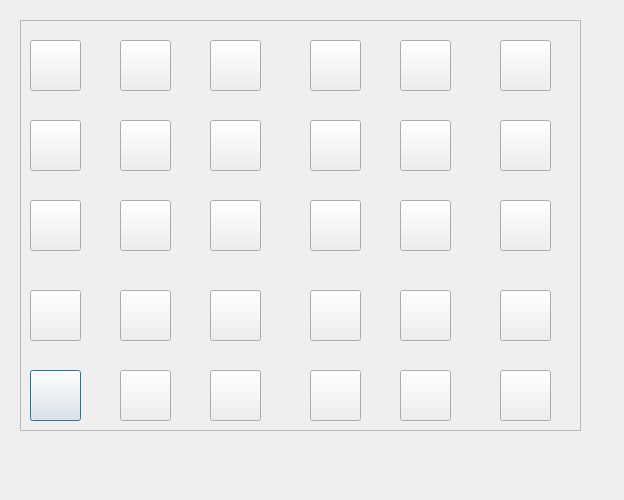
<?xml version="1.0" encoding="UTF-8"?>
<ui version="4.0">
 <class>ChooseToFight</class>
 <widget class="QDialog" name="ChooseToFight">
  <property name="geometry">
   <rect>
    <x>0</x>
    <y>0</y>
    <width>624</width>
    <height>500</height>
   </rect>
  </property>
  <property name="windowTitle">
   <string>Dialog</string>
  </property>
  <widget class="QFrame" name="frame">
   <property name="geometry">
    <rect>
     <x>20</x>
     <y>20</y>
     <width>561</width>
     <height>411</height>
    </rect>
   </property>
   <property name="styleSheet">
    <string notr="true">border-image: url(:/images/pokebox.png);</string>
   </property>
   <property name="frameShape">
    <enum>QFrame::StyledPanel</enum>
   </property>
   <property name="frameShadow">
    <enum>QFrame::Raised</enum>
   </property>
   <widget class="QPushButton" name="a25">
    <property name="geometry">
     <rect>
      <x>10</x>
      <y>350</y>
      <width>51</width>
      <height>51</height>
     </rect>
    </property>
    <property name="styleSheet">
     <string notr="true"> 
border-image: url(:/images/ball2.png);</string>
    </property>
    <property name="text">
     <string/>
    </property>
   </widget>
   <widget class="QPushButton" name="a26">
    <property name="geometry">
     <rect>
      <x>100</x>
      <y>350</y>
      <width>51</width>
      <height>51</height>
     </rect>
    </property>
    <property name="styleSheet">
     <string notr="true">  
border-image: url(:/images/ball2.png);</string>
    </property>
    <property name="text">
     <string/>
    </property>
   </widget>
   <widget class="QPushButton" name="a27">
    <property name="geometry">
     <rect>
      <x>190</x>
      <y>350</y>
      <width>51</width>
      <height>51</height>
     </rect>
    </property>
    <property name="styleSheet">
     <string notr="true">  
border-image: url(:/images/ball2.png);</string>
    </property>
    <property name="text">
     <string/>
    </property>
   </widget>
   <widget class="QPushButton" name="a28">
    <property name="geometry">
     <rect>
      <x>290</x>
      <y>350</y>
      <width>51</width>
      <height>51</height>
     </rect>
    </property>
    <property name="styleSheet">
     <string notr="true"> 
border-image: url(:/images/ball2.png); </string>
    </property>
    <property name="text">
     <string/>
    </property>
   </widget>
   <widget class="QPushButton" name="a29">
    <property name="geometry">
     <rect>
      <x>380</x>
      <y>350</y>
      <width>51</width>
      <height>51</height>
     </rect>
    </property>
    <property name="styleSheet">
     <string notr="true"> 
border-image: url(:/images/ball2.png); </string>
    </property>
    <property name="text">
     <string/>
    </property>
   </widget>
   <widget class="QPushButton" name="a30">
    <property name="geometry">
     <rect>
      <x>480</x>
      <y>350</y>
      <width>51</width>
      <height>51</height>
     </rect>
    </property>
    <property name="styleSheet">
     <string notr="true"> 
border-image: url(:/images/ball2.png); </string>
    </property>
    <property name="text">
     <string/>
    </property>
   </widget>
   <widget class="QPushButton" name="a21">
    <property name="geometry">
     <rect>
      <x>190</x>
      <y>270</y>
      <width>51</width>
      <height>51</height>
     </rect>
    </property>
    <property name="styleSheet">
     <string notr="true"/>
    </property>
    <property name="text">
     <string/>
    </property>
   </widget>
   <widget class="QPushButton" name="a24">
    <property name="geometry">
     <rect>
      <x>480</x>
      <y>270</y>
      <width>51</width>
      <height>51</height>
     </rect>
    </property>
    <property name="styleSheet">
     <string notr="true"/>
    </property>
    <property name="text">
     <string/>
    </property>
   </widget>
   <widget class="QPushButton" name="a20">
    <property name="geometry">
     <rect>
      <x>100</x>
      <y>270</y>
      <width>51</width>
      <height>51</height>
     </rect>
    </property>
    <property name="styleSheet">
     <string notr="true"/>
    </property>
    <property name="text">
     <string/>
    </property>
   </widget>
   <widget class="QPushButton" name="a23">
    <property name="geometry">
     <rect>
      <x>380</x>
      <y>270</y>
      <width>51</width>
      <height>51</height>
     </rect>
    </property>
    <property name="styleSheet">
     <string notr="true"/>
    </property>
    <property name="text">
     <string/>
    </property>
   </widget>
   <widget class="QPushButton" name="a22">
    <property name="geometry">
     <rect>
      <x>290</x>
      <y>270</y>
      <width>51</width>
      <height>51</height>
     </rect>
    </property>
    <property name="styleSheet">
     <string notr="true"/>
    </property>
    <property name="text">
     <string/>
    </property>
   </widget>
   <widget class="QPushButton" name="a19">
    <property name="geometry">
     <rect>
      <x>10</x>
      <y>270</y>
      <width>51</width>
      <height>51</height>
     </rect>
    </property>
    <property name="styleSheet">
     <string notr="true"/>
    </property>
    <property name="text">
     <string/>
    </property>
   </widget>
   <widget class="QPushButton" name="a18">
    <property name="geometry">
     <rect>
      <x>480</x>
      <y>180</y>
      <width>51</width>
      <height>51</height>
     </rect>
    </property>
    <property name="styleSheet">
     <string notr="true"/>
    </property>
    <property name="text">
     <string/>
    </property>
   </widget>
   <widget class="QPushButton" name="a16">
    <property name="geometry">
     <rect>
      <x>290</x>
      <y>180</y>
      <width>51</width>
      <height>51</height>
     </rect>
    </property>
    <property name="styleSheet">
     <string notr="true"/>
    </property>
    <property name="text">
     <string/>
    </property>
   </widget>
   <widget class="QPushButton" name="a17">
    <property name="geometry">
     <rect>
      <x>380</x>
      <y>180</y>
      <width>51</width>
      <height>51</height>
     </rect>
    </property>
    <property name="styleSheet">
     <string notr="true"/>
    </property>
    <property name="text">
     <string/>
    </property>
   </widget>
   <widget class="QPushButton" name="a14">
    <property name="geometry">
     <rect>
      <x>100</x>
      <y>180</y>
      <width>51</width>
      <height>51</height>
     </rect>
    </property>
    <property name="styleSheet">
     <string notr="true"/>
    </property>
    <property name="text">
     <string/>
    </property>
   </widget>
   <widget class="QPushButton" name="a13">
    <property name="geometry">
     <rect>
      <x>10</x>
      <y>180</y>
      <width>51</width>
      <height>51</height>
     </rect>
    </property>
    <property name="styleSheet">
     <string notr="true"/>
    </property>
    <property name="text">
     <string/>
    </property>
   </widget>
   <widget class="QPushButton" name="a15">
    <property name="geometry">
     <rect>
      <x>190</x>
      <y>180</y>
      <width>51</width>
      <height>51</height>
     </rect>
    </property>
    <property name="styleSheet">
     <string notr="true"/>
    </property>
    <property name="text">
     <string/>
    </property>
   </widget>
   <widget class="QPushButton" name="a12">
    <property name="geometry">
     <rect>
      <x>480</x>
      <y>100</y>
      <width>51</width>
      <height>51</height>
     </rect>
    </property>
    <property name="styleSheet">
     <string notr="true"/>
    </property>
    <property name="text">
     <string/>
    </property>
   </widget>
   <widget class="QPushButton" name="a10">
    <property name="geometry">
     <rect>
      <x>290</x>
      <y>100</y>
      <width>51</width>
      <height>51</height>
     </rect>
    </property>
    <property name="styleSheet">
     <string notr="true"/>
    </property>
    <property name="text">
     <string/>
    </property>
   </widget>
   <widget class="QPushButton" name="a11">
    <property name="geometry">
     <rect>
      <x>380</x>
      <y>100</y>
      <width>51</width>
      <height>51</height>
     </rect>
    </property>
    <property name="styleSheet">
     <string notr="true"/>
    </property>
    <property name="text">
     <string/>
    </property>
   </widget>
   <widget class="QPushButton" name="a8">
    <property name="geometry">
     <rect>
      <x>100</x>
      <y>100</y>
      <width>51</width>
      <height>51</height>
     </rect>
    </property>
    <property name="styleSheet">
     <string notr="true"/>
    </property>
    <property name="text">
     <string/>
    </property>
   </widget>
   <widget class="QPushButton" name="a7">
    <property name="geometry">
     <rect>
      <x>10</x>
      <y>100</y>
      <width>51</width>
      <height>51</height>
     </rect>
    </property>
    <property name="styleSheet">
     <string notr="true"/>
    </property>
    <property name="text">
     <string/>
    </property>
   </widget>
   <widget class="QPushButton" name="a9">
    <property name="geometry">
     <rect>
      <x>190</x>
      <y>100</y>
      <width>51</width>
      <height>51</height>
     </rect>
    </property>
    <property name="styleSheet">
     <string notr="true"/>
    </property>
    <property name="text">
     <string/>
    </property>
   </widget>
   <widget class="QPushButton" name="a6">
    <property name="geometry">
     <rect>
      <x>480</x>
      <y>20</y>
      <width>51</width>
      <height>51</height>
     </rect>
    </property>
    <property name="styleSheet">
     <string notr="true"/>
    </property>
    <property name="text">
     <string/>
    </property>
   </widget>
   <widget class="QPushButton" name="a4">
    <property name="geometry">
     <rect>
      <x>290</x>
      <y>20</y>
      <width>51</width>
      <height>51</height>
     </rect>
    </property>
    <property name="styleSheet">
     <string notr="true"/>
    </property>
    <property name="text">
     <string/>
    </property>
   </widget>
   <widget class="QPushButton" name="a5">
    <property name="geometry">
     <rect>
      <x>380</x>
      <y>20</y>
      <width>51</width>
      <height>51</height>
     </rect>
    </property>
    <property name="styleSheet">
     <string notr="true"/>
    </property>
    <property name="text">
     <string/>
    </property>
   </widget>
   <widget class="QPushButton" name="a2">
    <property name="geometry">
     <rect>
      <x>100</x>
      <y>20</y>
      <width>51</width>
      <height>51</height>
     </rect>
    </property>
    <property name="styleSheet">
     <string notr="true"/>
    </property>
    <property name="text">
     <string/>
    </property>
   </widget>
   <widget class="QPushButton" name="a1">
    <property name="geometry">
     <rect>
      <x>10</x>
      <y>20</y>
      <width>51</width>
      <height>51</height>
     </rect>
    </property>
    <property name="styleSheet">
     <string notr="true"/>
    </property>
    <property name="text">
     <string/>
    </property>
   </widget>
   <widget class="QPushButton" name="a3">
    <property name="geometry">
     <rect>
      <x>190</x>
      <y>20</y>
      <width>51</width>
      <height>51</height>
     </rect>
    </property>
    <property name="styleSheet">
     <string notr="true"/>
    </property>
    <property name="text">
     <string/>
    </property>
   </widget>
   <zorder>a29</zorder>
   <zorder>a30</zorder>
   <zorder>a21</zorder>
   <zorder>a15</zorder>
   <zorder>a9</zorder>
   <zorder>a1</zorder>
   <zorder>a7</zorder>
   <zorder>a13</zorder>
   <zorder>a19</zorder>
   <zorder>a25</zorder>
   <zorder>a26</zorder>
   <zorder>a27</zorder>
   <zorder>a28</zorder>
   <zorder>a20</zorder>
   <zorder>a14</zorder>
   <zorder>a8</zorder>
   <zorder>a2</zorder>
   <zorder>a3</zorder>
   <zorder>a4</zorder>
   <zorder>a10</zorder>
   <zorder>a16</zorder>
   <zorder>a22</zorder>
   <zorder>a23</zorder>
   <zorder>a24</zorder>
   <zorder>a18</zorder>
   <zorder>a17</zorder>
   <zorder>a11</zorder>
   <zorder>a12</zorder>
   <zorder>a6</zorder>
   <zorder>a5</zorder>
  </widget>
 </widget>
 <resources/>
 <connections/>
</ui>
